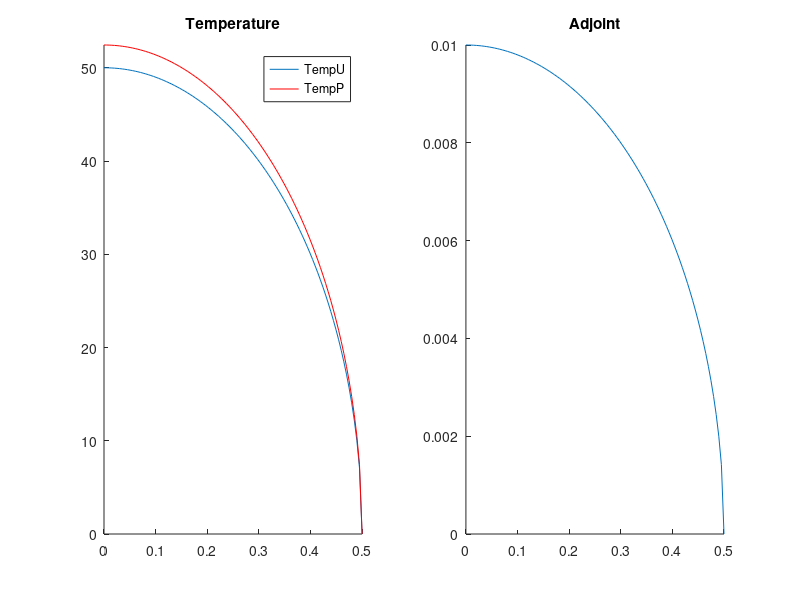

Source code (MATLAB): (Note: this script raises an error after producing the figure.)
function hc_nonlinear_analytical
clc; close all;

% problem definition: k(T)=T^q
% -d/dx (T^a dT/dx) = q = -1/(a+1).d^2(T^(a+1))/dx^2
% dTdx|_0=0 T(L)=T_dir
L=0.5; q=10000; T_dir=0; a=1;
% region of interest
% "whole domain" or "dirac at 0"
% 
do_plot = true;

%%%%%%%%%%%%%%%%%%%%%%%%%%%%%%%%%%%%%%%%%%%%%%%%%%%%%%%%%%
% solve forward problem for unperturbed temperature
%%%%%%%%%%%%%%%%%%%%%%%%%%%%%%%%%%%%%%%%%%%%%%%%%%%%%%%%%%
% int_0^x (eq) = -1/(a+1).d(T^(a+1))/dx = q.x
% int_x^L (new.eq) => T^(a+1)(x) = T_dir^(a+1) + (a+1)/2.q.(L^2-x^2)
%
ap1=a+1;
fh_T = @(x) (T_dir^ap1 + ap1/2*q*(L^2-x.^2)).^(1/ap1);
fh_dTdx = @(x) (-q*x)./(fh_T(x).^a);
% plot temperature
xx=linspace(0,L,100);
if do_plot
    figure(1); subplot(1,2,1); hold all;
    plot(xx,fh_T(xx)); axis tight; title('Temperature');
end
% compute functional using forward solution
response = 'averaged';
switch response
    case 'dirac'
        % response = dirac at x=0
        J_for = fh_T(0);
    case 'integrated'
        % response = 1 for all x
        J_for = integral(fh_T,0,L);
    case 'averaged'
        % response = 1/L for all x
        J_for = integral(fh_T,0,L)/L;
end

%%%%%%%%%%%%%%%%%%%%%%%%%%%%%%%%%%%%%%%%%%%%%%%%%%%%%%%%%%
% solve adjoint problem
%%%%%%%%%%%%%%%%%%%%%%%%%%%%%%%%%%%%%%%%%%%%%%%%%%%%%%%%%%
% bc : phi(L)=phi_dir=0, 
%
% if response = constant, it is easy to see that: 
% phi(x) is proportional to (T(x)-T_dir). phi(x)=C.(T(x)-T_dir)
%  -d/dx (T^a dphi/dx) = r = q.r/r 
% <==> -q/r d/dx (T^a dphi/dx) = q 
% <==> -C.q/r d/dx (T^a dT/dx) = q 
% <==> -C.q/r/(a+1) d^2[T^(a+1)]/dx^2 = q 
% => C = r/q
%
% if response = dirac @ 0 :
% -d/dx (T^k dphi/dx) = dirac(x) = 0
% source condition at x=0: -2T^k(0) dphidx|_0 = 1
% integrate(eq) from x to L: (rhs=0 in that range)
% ==> T^k.dphidx = C. Apply source condition. C = -1/2
% so dphi/dx=-1/2/T^a(x)
% integrate between x and L:
% phi(L) - phi(x) = (-1/2) int_x^L 1/T^a(y) dy = -phi(x)
%
switch response
    case 'dirac'
        for i=1:length(xx)
            phi(i) = integral(@(x) 1./(fh_T(x).^a), xx(i),L)/2;
        end
        fh_dphidx = @(x) -1/2*(fh_dTdx(x)).^(-a);
    case {'integrated','averaged'}
        if strcmpi(response,'integrated')
            rr=1;
        else
            rr=1/L;
        end
        fh_phi = @(x) rr/q*(fh_T(x)-T_dir);
        phi = fh_phi(xx);
        fh_dphidx = @(x) rr/q*fh_dTdx(x);
end
% plot adjoint
if do_plot
    subplot(1,2,2); hold all; plot(xx,phi); axis tight; title('Adjoint');
end
% compute functional using adjoint
% first, the volumetric part:
J_adj_vol = q*dot( (phi(1:end-1)+phi(2:end))/2 , diff(xx) ); 
fprintf('QoI: Adjoint\n  volumetric term: %g\n',J_adj_vol);
if strcmpi(response,'integrated') || strcmpi(response,'averaged')
    J_adj_vol = q*integral(fh_phi,0,L);
    fprintf('QoI: Adjoint\n  volumetric term (exact): %g\n',J_adj_vol);
end
% now, the bc parts:
switch response
    case 'dirac'
        % it is easier to think of this one as integral from -L to +L
        % (1) kdT/dx.phi:  phi(+/-L)=0, so nothing
        % (2) -kdphi/dx.T: kdphi/dx=-1/2 everythwere
        % because of the dirac, the vol+bc contributions calculated as 
        % integral from -L to +L are the QoI, not twice the QoI
       J_adj_dir = T_dir;
       J_adj_vol = 2*J_adj_vol;
    case {'integrated','averaged'}
        % we need to add 
        % (1) kdT/dx.phi. dTdx=0 at x=0+, and phi(L)=0, so nothing
        % (2) -kdphi/dx.T.
        % only term left is: -kdphi/dx.T at x=L, so T_dir^(a+1)*dphi/dx
        % but dphidx = C dT/dx = r/q (-qL T^(-a))
       J_adj_dir = L*rr*T_dir;
end
J_adj = J_adj_vol + J_adj_dir;
%%%%%%%%%%%%%%%%%%%%%%%%%%%%%%%%%%%%%%%%%%%%%%%%%%%%%%%%%%
% QoI values
%%%%%%%%%%%%%%%%%%%%%%%%%%%%%%%%%%%%%%%%%%%%%%%%%%%%%%%%%%
fprintf('Unperturbed QoI values: \nForward %g\nAdjoint %g\n',J_for,J_adj);
fprintf('Splitting the adjoint values:\n\tvolume  \t%g\n\tDirichlet bc\t%g\n',...
    J_adj_vol,J_adj_dir);

disp('What is below is a copy-paste form the linear analytical solution');
warning('Amend first if you want to use');


%%%%%%%%%%%%%%%%%%%%%%%%%%%%%%%%%%%%%%%%%%%%%%%%%%%%%%%%%%
% create perturbation 
%%%%%%%%%%%%%%%%%%%%%%%%%%%%%%%%%%%%%%%%%%%%%%%%%%%%%%%%%%
% save values
fh_T0 = fh_T; fh_dT0dx = fh_dTdx; phi0=phi; J_for0 = J_for;
% save unperturbed parameters
a0=a; q0=q; T_dir0=T_dir;
% perturbed values
pert = 1e-1;
q     = q0     * (1 + pert*1); 
a     = a0     * (1 + pert*0);
T_dir = T_dir0 * (1 + pert*0);
%
a1 = a-a0; q1 = q-q0; T_dir1=T_dir-T_dir0; 

%%%%%%%%%%%%%%%%%%%%%%%%%%%%%%%%%%%%%%%%%%%%%%%%%%%%%%%%%%
% solve forward problem for perturbed temperature
%%%%%%%%%%%%%%%%%%%%%%%%%%%%%%%%%%%%%%%%%%%%%%%%%%%%%%%%%%
fh_T = @(x) (T_dir^ap1 + ap1/2*q*(L^2-x.^2)).^(1/ap1);
fh_dTdx = @(x) (-q*x)./(fh_T(x).^a);
% plot temperature
if do_plot
    figure(1); subplot(1,2,1); plot(xx,fh_T(xx),'r-'); legend(['TempU';'TempP']);
end
% compute functional using forward solution
response = 'dirac';
switch response
    case 'dirac'
        % response = dirac at x=0
        J_for = fh_T(0);
    case 'integrated'
        % response = 1 for all x
        J_for = integral(fh_T,0,L);
    case 'averaged'
        % response = 1/L for all x
        J_for = integral(fh_T,0,L)/L;
end

fprintf('\nPerturbed QoI values: \nForward %g\n',J_for);
dJ_for = (J_for - J_for0)  ;
fprintf('\nSensitivity, dJ: \nForward %g\n',dJ_for);
% forward sensitivity

%%%%%%%%%%%%%%%%%%%%%%%%%%%%%%%%%%%%%%%%%%%%%%%%%%%%%%%%%%
% adjoint-based sensitivity
% first-order formula:
% dJ = int[dq,phi] + int[dk gradphi gradT] 
%%%%%%%%%%%%%%%%%%%%%%%%%%%%%%%%%%%%%%%%%%%%%%%%%%%%%%%%%%
% sensivitiy due to heat source
dJ_adj_vol_src = q1*dot( (phi(1:end-1)+phi(2:end))/2 , diff(xx) ); 
fprintf('QoI: Adjoint\n  volumetric term: %g\n',dJ_adj_vol_src);
if strcmpi(response,'integrated') || strcmpi(response,'averaged')
    dJ_adj_vol_src = q1*integral(fh_phi,0,L);
    fprintf('QoI: Adjoint\n  volumetric term (exact): %g\n',dJ_adj_vol_src);
end
% sensivitiy due to conductivity, first-order and exact
dJ_adj_vol_cond       = -k1 * integral(@(x) fh_dT0dx(x).*fh_dphidx(x),0,L);
dJ_adj_vol_cond_exact = -k1 * integral(@(x) fh_dTdx(x) .*fh_dphidx(x),0,L);
dJ_adj_dirichlet      = -k0*fh_dphidx(L)*T_dir1;
% dJ_adj_robin          = -h1*fh_T0(b)*fh_phi(b) + (h*T_inf-h0*T_inf0)*fh_phi(b);
% dJ_adj_robin_exact    = -h1*fh_T(b) *fh_phi(b) + (h*T_inf-h0*T_inf0)*fh_phi(b);

% dJ_adj       = dJ_adj_vol_src + dJ_adj_vol_cond       + dJ_adj_dirichlet +dJ_adj_robin      ;
% dJ_adj_exact = dJ_adj_vol_src + dJ_adj_vol_cond_exact + dJ_adj_dirichlet +dJ_adj_robin_exact;
dJ_adj       = dJ_adj_vol_src + dJ_adj_vol_cond       + dJ_adj_dirichlet ;
dJ_adj_exact = dJ_adj_vol_src + dJ_adj_vol_cond_exact + dJ_adj_dirichlet ;

%%%%%%%%%%%%%%%%%%%%%%%%%%%%%%%%%%%%%%%%%%%%%%%%%%%%%%%%%%
% sensitivity values
%%%%%%%%%%%%%%%%%%%%%%%%%%%%%%%%%%%%%%%%%%%%%%%%%%%%%%%%%%
fprintf('Sensitivity values:\nForward: %g\n',dJ_for);
fprintf('Adjoint:\n');
fprintf('\tAll    \t\t%g\n',dJ_adj);
fprintf('\tAll E  \t\t%g\n',dJ_adj_exact);
fprintf('\tvol.src  \t%g\n',dJ_adj_vol_src);
fprintf('\tvol.cond \t%g\n',dJ_adj_vol_cond);
fprintf('\tvol.condE\t%g\n',dJ_adj_vol_cond_exact);
fprintf('\tDirichlet\t%g\n',dJ_adj_dirichlet);
% fprintf('\tRobin bc \t%g\n',dJ_adj_robin);
% fprintf('\tRobin bcE\t%g\n',dJ_adj_robin_exact);

return
end
%%%%%%%%%%%%%%%%%%%%%%%%%

function [fh_T,fh_dTdx] = compute_temperature(a,b,k,q,T_dir,h,T_inf)
% Problem statement: -d/dx(k.dT/dx) = q
%                    T(a) = T_dir
%                    -k.dT/dx|_b = h(T(b) - T_inf)
%
% Analytical solution:
%      T(x) = alpha (x-a)(x-b) + beta(x-b) + gamma
%      with alpha = -q/k/2


return
end
%%%%%%%%%%%%%%%%%%%%%%%%%

function [fh_phi, fh_dphidx] = compute_adjoint(a,b,x1,x2,k,r,phi_dir,h,phi_inf)
% Problem statement: -d/dx(k.dphi/dx) = r
%                    phi(a) = phi_dir
%                    -k.dphi/dx|_b = h(phi(b) - phi_inf)
%
% Analytical solution:


return
end
%%%%%%%%%%%%%%%%%%%%%%%%%
